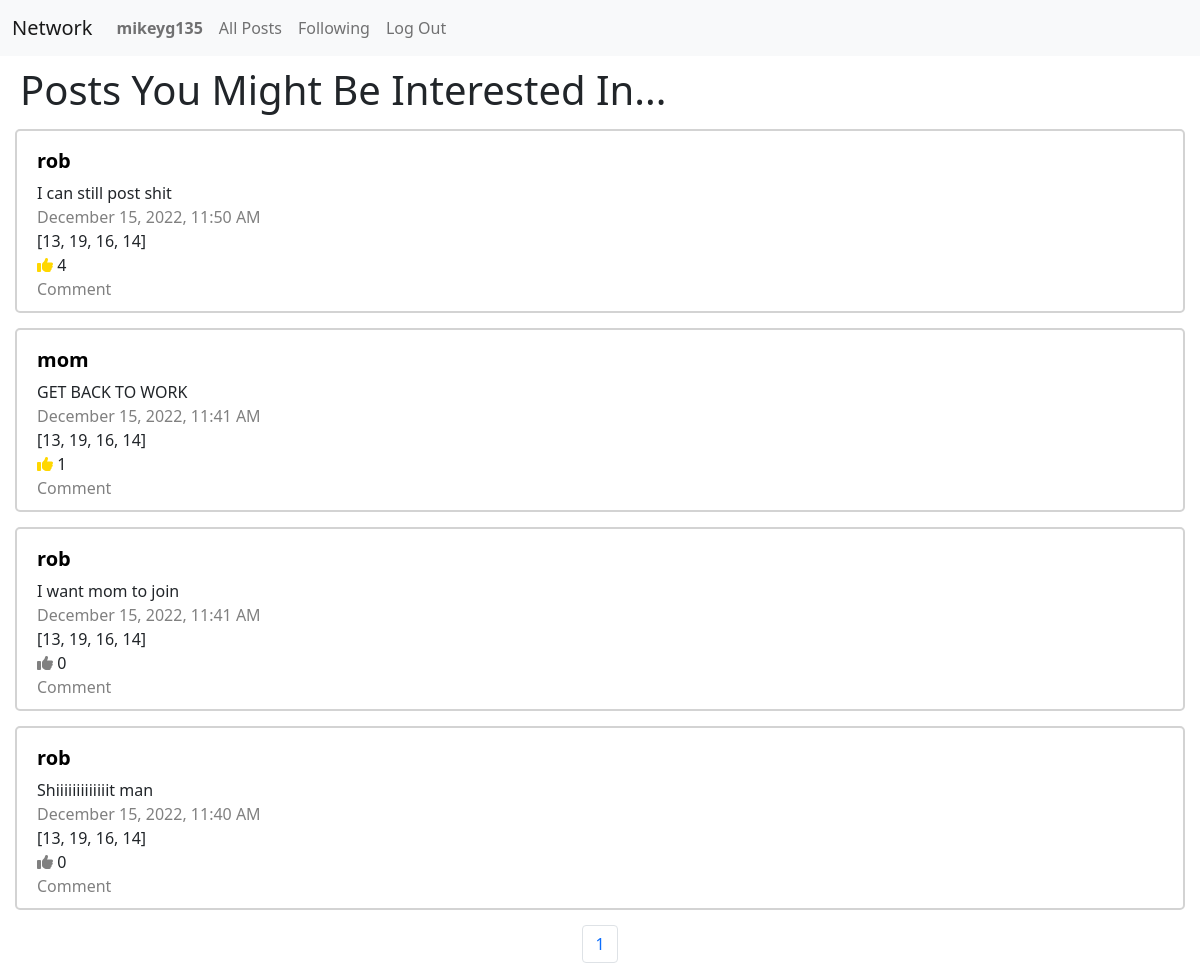
Page /following (signed in) on the committed database.
### network/models.py (models this page shows)
class User(AbstractUser):
    pass

class All_Post(models.Model):
    id = models.IntegerField(primary_key=True)
    username = models.TextField(max_length=500)
    comment = models.TextField(max_length=500)
    date = models.TextField(max_length=500)
    time = models.TextField(max_length=500)
    datetime = models.DateTimeField(blank=True, default=datetime.now)
    likes = models.IntegerField()

### network/views.py (the view)
# urls.py: path("following", views.following, name="following"),
def following(request):
    following_list = following_system.objects.filter(follower=request.user)
    posts_you_follow = []
    leaders = []
    for people in following_list:
        leaders.append(people.leader)
    listofquerysets = []
    for leader in leaders:
        posts = All_Post.objects.filter(username = leader).order_by('datetime').reverse()
        for post in posts:
            listofquerysets.append(post)
    querySetlist = []
    for querySet in listofquerysets:
        timestamp=str(querySet.datetime)
        querySetTuple = (querySet, timestamp[:19])
        querySetlist.append(querySetTuple)
    sorted_list = sorted(querySetlist, key=lambda t: datetime.strptime(t[1], '%Y-%m-%d %H:%M:%S'))
    All_Posts = []
    for tuple in sorted_list:
        entry = list(tuple)
        All_Posts.append(entry[0])
    All_Posts.reverse()
    for post in All_Posts:
        posts_you_follow.append(post)
    follow_paginator = Paginator(posts_you_follow, 10)
    page_num = request.GET.get('page')
    page = follow_paginator.get_page(page_num)
    All_likes = liked_system.objects.all().filter(liker = request.user)
    list_of_ids = []
    for like in All_likes:
        list_of_ids.append(like.receiverId)
    return render(request, "network/following.html", {
        "followed_posts": posts_you_follow,
        "page": page,
        "ids": list_of_ids
    })

### network/templates/network/following.html (shortened to what this page needs)
{% extends "network/layout.html" %}
{% block body %}
{% if user.is_authenticated %}
<h1 style="margin-top: 10px; margin-left: 20px">Posts You Might Be Interested In...</h1>
{% for post in page.object_list %}
<div id="post">
    <div id="username"> <a style="text-decoration: none; color: black;" href="{% url 'profile_page' post.username %}">{{ post.username }}</a></div>
    <div id="comment">{{ post.comment }}</div>
    <div id="date" style="color: gray">{{ post.date }}, {{ post.time }}</div>
    {{ids}}
    {% if post.id in ids %}
        <div id="likes"> <i id = "like" style="color: gold" class="fa-solid fa-thumbs-up"></i> <span id="numLikes">{{ post.likes}}</span></div>
    {% else %}
        <div id="dislikes"> <i id = "dislike" style="color: gray" class="fa-solid fa-thumbs-up"></i> <span id="numLikes">{{ post.likes}}</span></div>
    {% endif%}
    <div style="color: gray">Comment</div>
</div>
{% endfor %}
<nav id="paginationNav">
    <ul class="pagination">
      <li class="page-item"><a class="page-link" href="#">{{ page.number }}</a></li>
    </ul>
</nav>
{% endif %}
{% endblock %}

### network/templates/network/layout.html (shortened to what this page needs)
{% load static %}
<!DOCTYPE html>
<html lang="en">
    <head>
        <link href="https://cdn.jsdelivr.net/npm/bootstrap@5.0.2/dist/css/bootstrap.min.css" rel="stylesheet">
        <link href="{% static 'network/styles.css' %}" rel="stylesheet">
    </head>
    <body>
       <nav class="navbar navbar-expand-sm navbar-light bg-light">
            <div class="container-fluid">
                <a class="navbar-brand" href="#">Network</a>
              <div class="collapse navbar-collapse" id="navbarNav">
                <ul class="navbar-nav">
                        {% if user.is_authenticated %}
                            <li class="nav-item">
                                <a class="nav-link" href="#" id="user"><strong>{{ user.username }}</strong></a>
                            </li>
                        {% endif %}
                           <li class="nav-item">
                                <a class="nav-link" href="{% url 'index' %}">All Posts</a>
                            </li>
                        {% if user.is_authenticated %}
                            <li class="nav-item">
                                <a class="nav-link" href="{% url 'following' %}">Following</a>
                            </li>
                            <li class="nav-item">
                                <a class="nav-link" href="{% url 'logout' %}">Log Out</a>
                            </li>
                        {% endif %}
                </ul>
              </div>
            </div>
          </nav>
        <div class="body">
            {% block body %}
            {% endblock %}
        </div>
    </body>
</html>

### network/static/network/styles.css (style rules this page uses)
ul li { display: inline !important; }
#post { border: 2.5px solid lightgray; padding: 20px; padding-top: 10px; padding-bottom: 10px; border-radius: 5px; margin: 15px; }
#username { font-size: 20px; font-weight: bold; margin-top: 5px; margin-bottom: 5px; }
#paginationNav { margin: 0 auto !important; text-align: center !important; }
.pagination { width: fit-content; margin-left: auto !important; margin-right: auto !important; }

### rows in the picture
User: username "mikeyg135"
All_Post: username "rob", comment "I can still post shit", date "December 15, 2022", time "11:50 AM", ids "[13, 19, 16, 14]", likes "4"
All_Post: username "mom", comment "GET BACK TO WORK", date "December 15, 2022", time "11:41 AM", ids "[13, 19, 16, 14]", likes "1"
All_Post: username "rob", comment "I want mom to join", date "December 15, 2022", time "11:41 AM", ids "[13, 19, 16, 14]", likes "0"
All_Post: username "rob", comment "Shiiiiiiiiiiiiit man", date "December 15, 2022", time "11:40 AM", ids "[13, 19, 16, 14]", likes "0"

### other values in the picture
{{ page.number }} "1"
